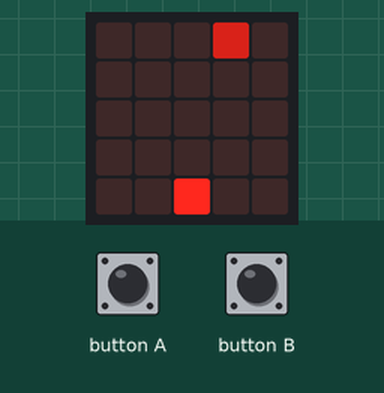
This program was run on a simulated BBC micro:bit running MicroPython. On the bench: the board's 5×5 LED display. Inputs (shaded band) come from the test bench. Random numbers come from a fixed seed; the 48×5 strip is a reading aid, not a part: it shows the text the display is scrolling, unrolled, one strip-width of it at a time.

Above: at 6.6 s.
6.7 s: button A pressed for 0.15 s
At 7.07 s:
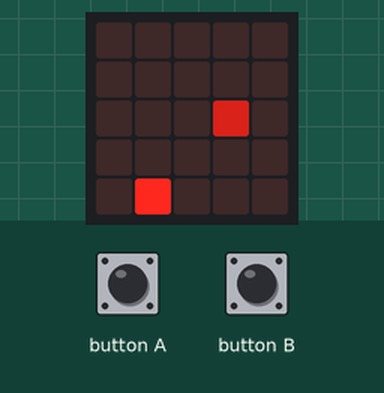
7.4 s: button B pressed for 0.15 s
At 7.74 s:
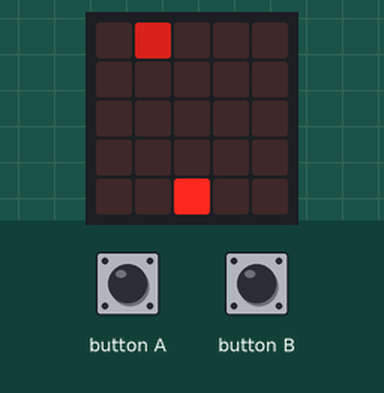
8.1 s: button B pressed for 1 s
At 8.64 s:
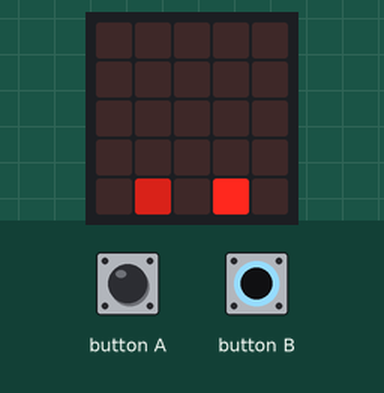

The program:

game.py
```python
from microbit import *
import random

player = 2
enemy = random.randint((player - 1), (player + 1))
enemyFly = 0
score = 0
difficulty = 220
level = 1

frame1 = Image("00000:"
               "00000:"
               "00000:"
               "00000:"
               "00900")

frame2 = Image("00000:"
               "00000:"
               "00000:"
               "09990:"
               "00900")

frame3 = Image("00000:"
               "00000:"
               "99999:"
               "09990:"
               "00900")

frame4 = Image("00000:"
               "99999:"
               "99999:"
               "09990:"
               "00900")

frame5 = Image("99999:"
               "99999:"
               "99999:"
               "09990:"
               "00900")

explosion = [frame1, frame2, frame3, frame4, frame5]

display.scroll("Level " + str(level))

while True:

    # causes the display to update
    display.clear()

    # sets up the player
    # led_x = x
    display.set_pixel(player, 4, 9)

    # if x is less than 0, the player cannot move out of the playfield
    if button_a.was_pressed() and player > 0:
        player = player - 1

    # if x is more than 0, the player cannot move out of the playfield
    if button_b.was_pressed() and player < 4:
        player = player + 1

    # init the enemy object
    if enemy == -1:
        display.set_pixel((enemy + 1), enemyFly, 5)
    elif enemy == 5:
        display.set_pixel((enemy - 1), enemyFly, 5)
    else:
        display.set_pixel(enemy, enemyFly, 5)

    if enemyFly < 4:
        enemyFly = enemyFly + 1
    else:
        enemyFly = 0
        enemy = random.randint((player - 1), (player + 1))
        score = score + 1

    if (enemy == player) and (enemyFly == 4):
        display.show(explosion, delay=200, wait=True, loop=False, clear=True)
        display.scroll("Score: " + str(score) + "  Game Over!")
        break

    if ((score % 11) == 0) and (score != 0):
        difficulty = difficulty - 20
        level = level + 1
        display.scroll("level " + str(level))
        score = score + 1


    sleep(difficulty)
```
